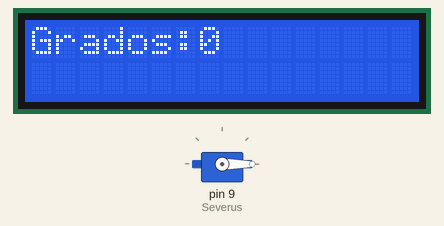
This sketch was run on a simulated Arduino Uno, built with avr-gcc and run on an emulated ATmega328P. Parts: 16×2 character LCD, servo.

Above: at 0.1 s.
At 1.6 s:
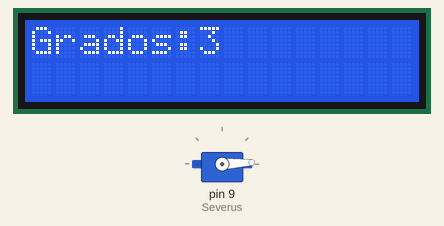
At 3.6 s:
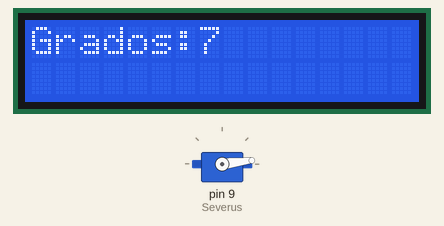
At 8.2 s:
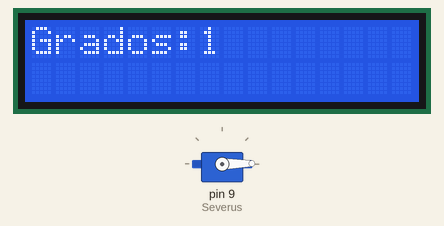
Timing chart, 0 to 40.0 s (numbered marks = the images above):
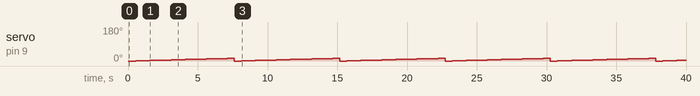

The sketch:

Display_Servo.ino
```cpp
#include<LiquidCrystal.h>
LiquidCrystal lcd(12, 11, 5, 4, 3, 2);

#include<Servo.h>
Servo Severus;

int contador = 0;

void setup() {
  lcd.begin(16, 2);
  pinMode(9, OUTPUT);
  Severus.attach(9);
  Severus.write(0);
}

void loop() {
  lcd.setCursor(0, 0);
  lcd.print("Grados:");
  lcd.print(contador);
  Severus.write(contador);
  contador++;
  if (contador == 15) {
    contador = 0;
  }
  delay(500);
  Severus.write(contador);
  lcd.clear();
}
```

Measured:
- by itself, servo on pin 9 (Severus): repeats every 7.6 s: 2° 0.50 s, 3° 0.50 s, 4° 0.50 s, 5° 0.50 s, 6° 0.50 s, 7° 0.50 s, 8° 0.50 s, 9° 0.50 s, 10° 0.50 s, 11° 0.50 s, 12° 0.50 s, 13° 0.50 s, 14° 0.50 s, 0° 0.50 s, 1° 0.50 s
- what the display in image 1 shows lasts 0.5 s, from 1.6 s to 2.1 s
